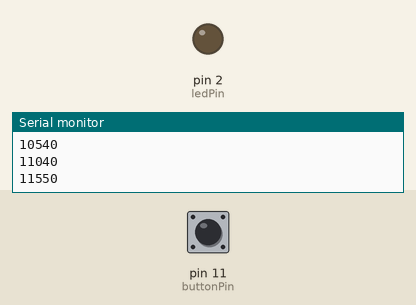
This sketch was run on a simulated Arduino Uno, built with avr-gcc and run on an emulated ATmega328P. On the bench: output pins drawn as LEDs (lit = HIGH), the last lines printed to the serial monitor. The test bench sets the inputs (shaded band); at power-on: pin 11 (buttonPin) LOW.

Above: at 1.2 s.
1.3 s: pin 11 (buttonPin) pulled HIGH for 0.15 s
At 1.38 s:
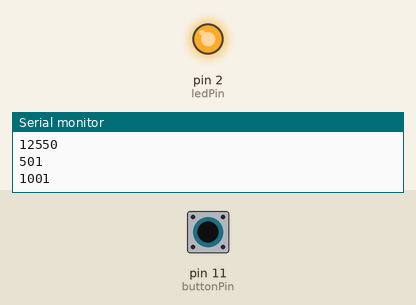
2.9 s: pin 11 (buttonPin) pulled HIGH for 3.2 s
At 6.8 s:
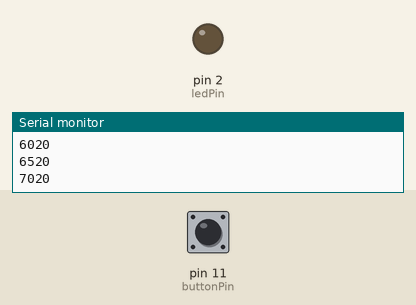
Timing chart, 0 to 8.3 s (numbered marks = the images above; inputs shaded):
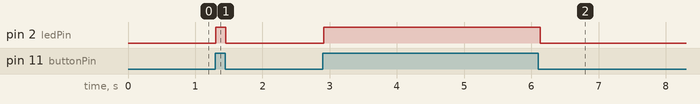

Measured:
- after the input at 1.3 s, pin 2 (ledPin): LOW → HIGH at once, → LOW 0.15 s later
- after the input at 2.9 s, pin 2 (ledPin): LOW → HIGH at once, → LOW 3.2 s later

The sketch:

Morse_translator_arduino.ino
```cpp
/* Morse Translator: this code is part of my (Carina König) final project for the DBB100 Creative Programming course from TU/e.
It builds a translation device, that enables the user to translate Morse code signals.
The device works both ways - it can translate morse to text, or text to morse.

Besides this arduino code, an Arduino and several additional electrical components (LED, push-buttons, cable, breadboard, 2 resistors),
as well as the processing programming script is needed to make it work.
*/

int buttonPin = 11;
int ledPin = 2;
int buttonState;
// setup timers to measure the length of the button press
unsigned long lastNotPressedTime = 0;
unsigned long lastPressedTime = 0;
unsigned long duration = 0;
// store values temporarily that got sent from Processing in here
int received;


void setup() {
  pinMode(buttonPin, INPUT);
  pinMode(ledPin, OUTPUT);
  Serial.begin(9600);
}

void loop() {

  // Processing to Arduino part

  // As long as data from Processing is being sent prioritize this work step, so don't accept input from the Arduino button.
  // To avoid confusion, only accept data transferral in the other direction, once data sending from Processing has finished.
  if (Serial.available()) {

    // read the incoming data from processing
    received = Serial.read();
    // depending on which signal got sent, decide whether and for how long to light the LED
    switch (received) {
      case 1:
        // short blink
        digitalWrite(ledPin, HIGH);
        delay(1000);
        // add the obligatory break afterwards of at least one unit
        digitalWrite(ledPin, LOW);
        delay(1000);
        break;
      case 2:
        // long blink
        digitalWrite(ledPin, HIGH);
        delay(3000);
        // add the obligatory break afterwards of at least one unit
        digitalWrite(ledPin, LOW);
        delay(1000);
        break;
      case 7:
        // new letter, we need a longer break than the obligatory 1 sec
        digitalWrite(ledPin, LOW);
        // in between letter break is 3 secs, since we always make 1 sec break anyways after a signal, add the remaining 2 secs
        delay(2000);
        break;
      case 8:
        // new word, break of 7 seconds needed (only put delay of 4000 because finish sending last letter comes with 3 sec break anyways)
        digitalWrite(ledPin, LOW);
        delay(4000);
        break;
      case 9:
        // error received (this means the character input from user was not in the MorseSigDict in processing)
        // Since we don't have a translation for this, just do nothing...
        break;
    }


  } else {

    // Arduino to Processing Part

    // read whether button is pressed
    buttonState = digitalRead(buttonPin);
    // send a corresponding signal to processing, containing info about press state and duration (and light the LED when the button is pressed of course)
    // info is send every x milli seconds. This creates many values that later won't be necessary e.g. sending the info of button being pressed 1 sec
    // and then x milli seconds later still pressed but duration got updated to 1 sec and x millis.
    // The processing code side handles this by filtering out the lower duration values of the same button press (or not press), by only taking the highest duration value into account.
    if (buttonState == HIGH) {
      // track the time of button press
      lastPressedTime = millis();
      // determine the duration of the button press: we have measured the time when the button was not pressed the last time. Subtract this time from the now time.
      duration = lastPressedTime - lastNotPressedTime;
      // Light the LED
      digitalWrite(ledPin, HIGH);
      // send info through serial: we send a string with the duration and an added number, that tells whether the button was pressed(=1).
      Serial.println(String(duration) + "1");
    }
    if (buttonState == LOW) {
      // save the now time as the time the button was not pressed the last time
      lastNotPressedTime = millis();
      // measure the duration of the not pressed state
      duration = lastNotPressedTime - lastPressedTime;
      // shut of light when button not pressed
      digitalWrite(ledPin, LOW);
      // send the info about duration and not presed state(=0) to processing
      Serial.println(String(duration) + "0");
    }
    // delay for x milli seconds to not overflow processing with too much data.
    delay(50);
  }
}
```
